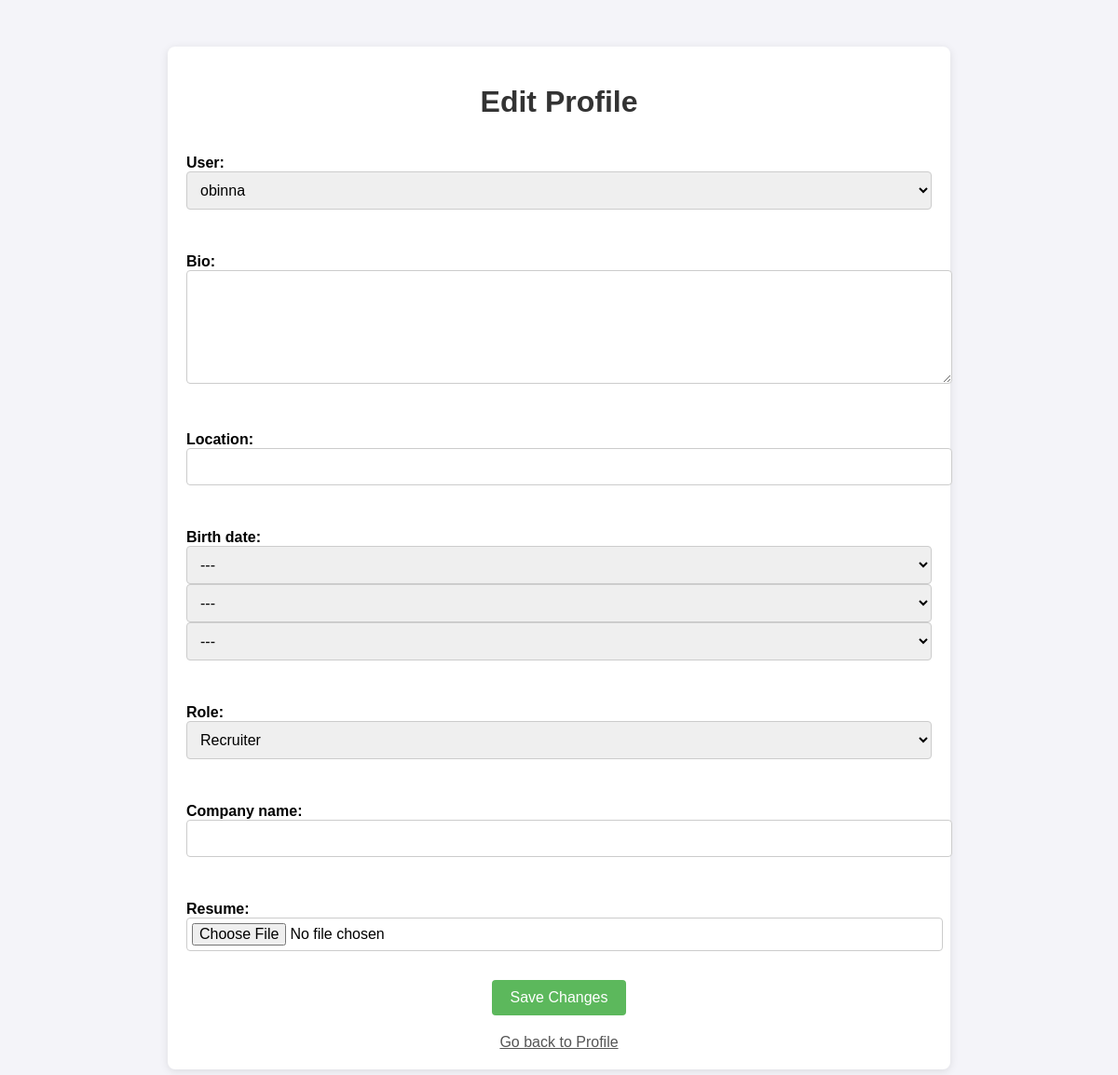
Before: /edit_recruiter_profile/6/ with the older database file.
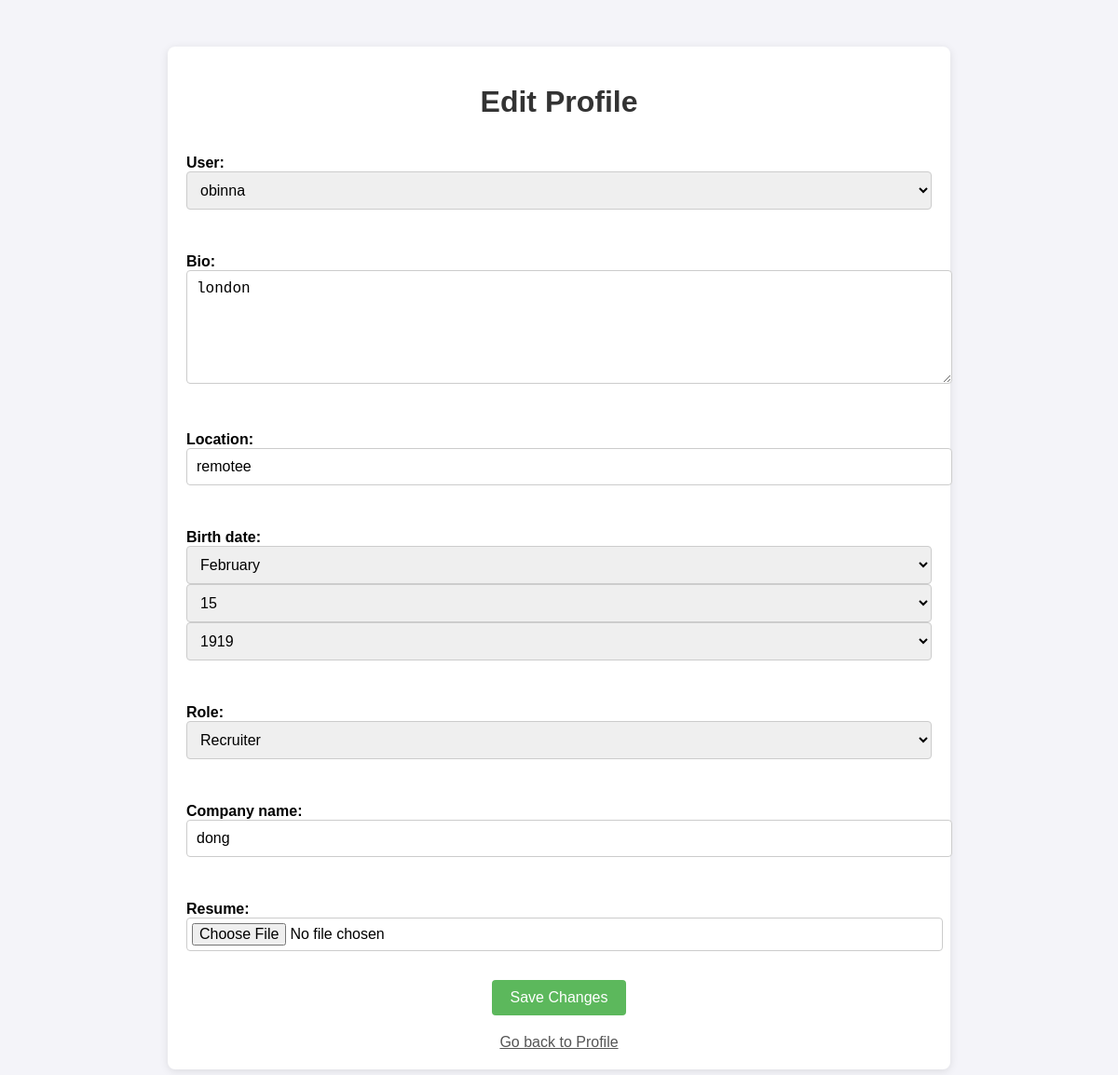
After: the same page with the newer database file.
### remote/models.py (models this page shows, shortened)
class Profile(models.Model):
    user = models.OneToOneField(User, on_delete=models.CASCADE)
    bio = models.TextField(max_length=500, blank=True)
    location = models.CharField(max_length=30, blank=True)
    birth_date = models.DateField(null=True, blank=True)
    role = models.CharField(max_length=30, choices=ROLE_CHOICES)  # Use choices for predefined options
    company_name = models.CharField(max_length=100, blank=True, null=True)  # Recruiters' company
    resume = models.FileField(upload_to='resumes/', blank=True, null=True)  # Job seekers' resume

### remote/views.py (the view)
# urls.py: path('edit_recruiter_profile/<int:id>/', views.edit_recruiter_profile, name='edit_recruiter_profile'),
def edit_recruiter_profile(request, id):
    profile = Profile.objects.get(id=id)
    if request.method == 'POST':
        form = RecruiterEditForm(request.POST, request.FILES, instance=profile)
        if form.is_valid():
            form.save()
            return redirect('get_profile', id=id)
    else:
        form = RecruiterEditForm(instance=profile)
    return render(request, 'edit_profile.html', {'form': form})

### remote/forms.py
class RecruiterEditForm(forms.ModelForm):
    class Meta:
        model = Profile
        fields = '__all__'
        widgets = {
            'birth_date': forms.SelectDateWidget(years=range(1900, 2020)),
        }

### remote/templates/edit_profile.html (shortened to what this page needs)
<!DOCTYPE html>
<html lang="en">
<head>
</head>
<body>
    <div class="container">
        <h1>Edit Profile</h1>
        <form method="POST" enctype="multipart/form-data">
            {{ form.as_p }}
            <div class="form-actions">
                <button type="submit">Save Changes</button>
            </div>
        </form>
        <a href="{% url 'get_profile' user.profile.id %}" class="back-link">Go back to Profile</a>
    </div>
</body>
</html>

Changed rows visible on the page:
changed Profile "obinna": bio (not shown) → "london"; location (not shown) → "remotee"; company_name (not shown) → "dong"
Other visible differences:
form field as_p: "---" → "February"
form field as_p: "---" → "15"
form field as_p: "---" → "1919"
